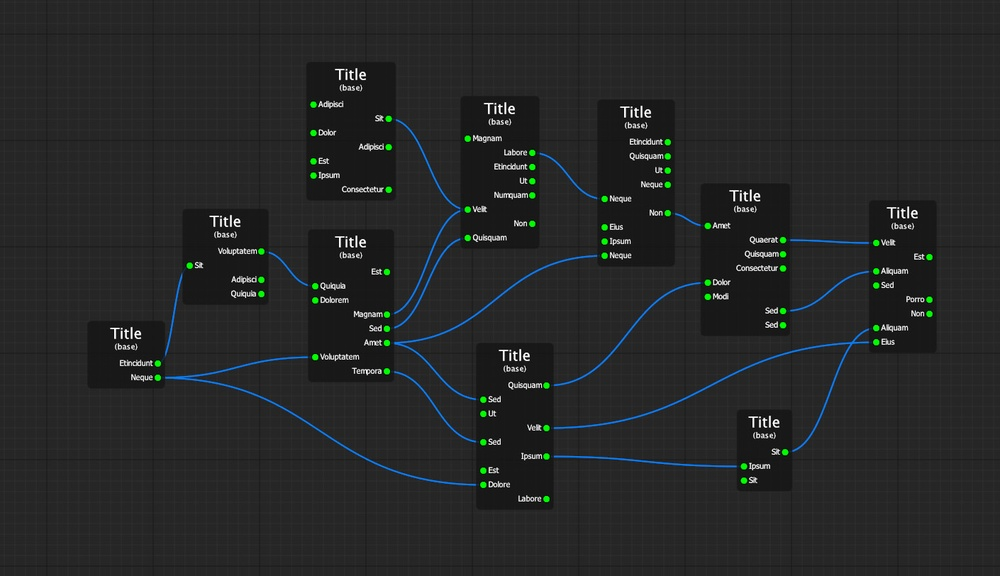
#> input picture frontends/deforum_nodes/images/node_editor.jpg, 1000 x 576 px, shrunk from 1410 x 812 before the run
$ python -i image_sharpening.py   (imports and definitions only)
#> lines starting #> are read from the running program, lines starting #| are printed output that depends on the picture
#> further down, picture is the input picture: shape (576, 1000, 3); mean B, G, R 39.6, 39.6, 37.9
import cv2
import numpy as np
#from ainodes_frontend import singleton as gs

def unsharp_mask(img, kernel_size=(5, 5), sigma=1.0, amount=1.0, threshold=0, mask=None):
#> called with kernel_size = (5, 5), sigma = 1, amount = 1, threshold = 0
    if amount == 0:
        return img
    # Return a sharpened version of the image, using an unsharp mask.
    # If mask is not None, only areas under mask are handled
    blurred = cv2.GaussianBlur(img, kernel_size, sigma)
    sharpened = float(amount + 1) * img - float(amount) * blurred
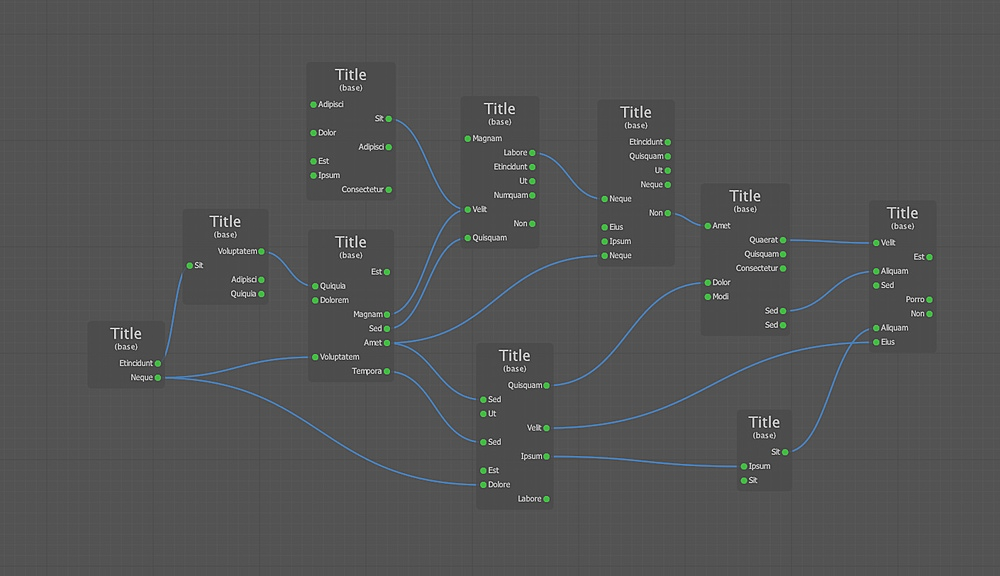
#> sharpened: shape (576, 1000, 3) float64; mean B, G, R 39.6, 39.6, 37.9; drawn with min black and max white
    sharpened = np.maximum(sharpened, np.zeros(sharpened.shape))
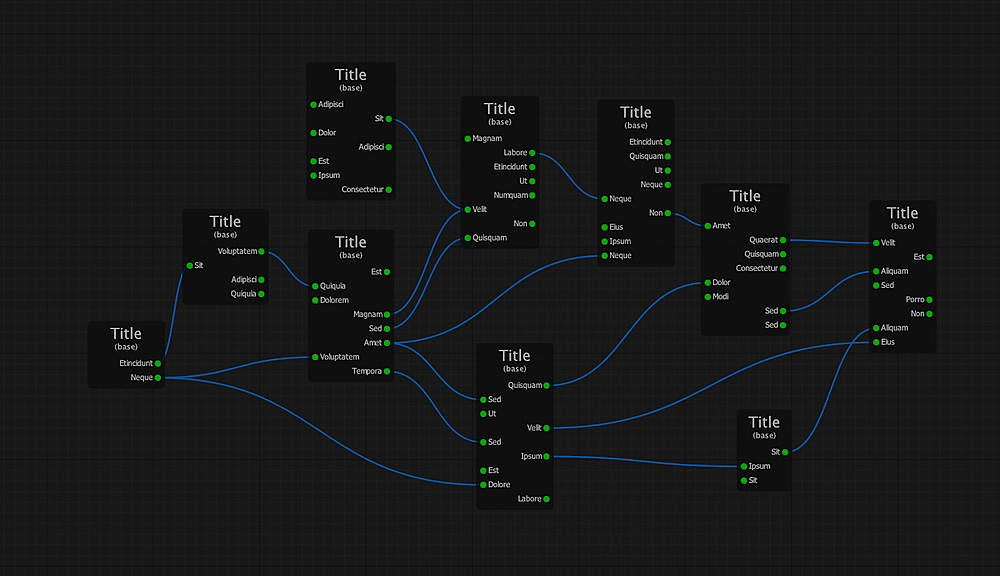
#> sharpened: shape (576, 1000, 3) float64; mean B, G, R 40, 39.9, 38.3; drawn with min black and max white
    sharpened = np.minimum(sharpened, 255 * np.ones(sharpened.shape))
    sharpened = sharpened.round().astype(np.uint8)
    if threshold > 0:
        low_contrast_mask = np.absolute(img - blurred) < threshold
        np.copyto(sharpened, img, where=low_contrast_mask)
    if mask is not None:
        mask = np.array(mask)
        masked_sharpened = cv2.bitwise_and(sharpened, sharpened, mask=mask)
        masked_img = cv2.bitwise_and(img, img, mask=255-mask)
        sharpened = cv2.add(masked_img, masked_sharpened)
    return sharpened

>>> import cv2
>>> picture = cv2.imread('../../../frontends/deforum_nodes/images/node_editor.jpg')
>>> result = unsharp_mask(picture)
